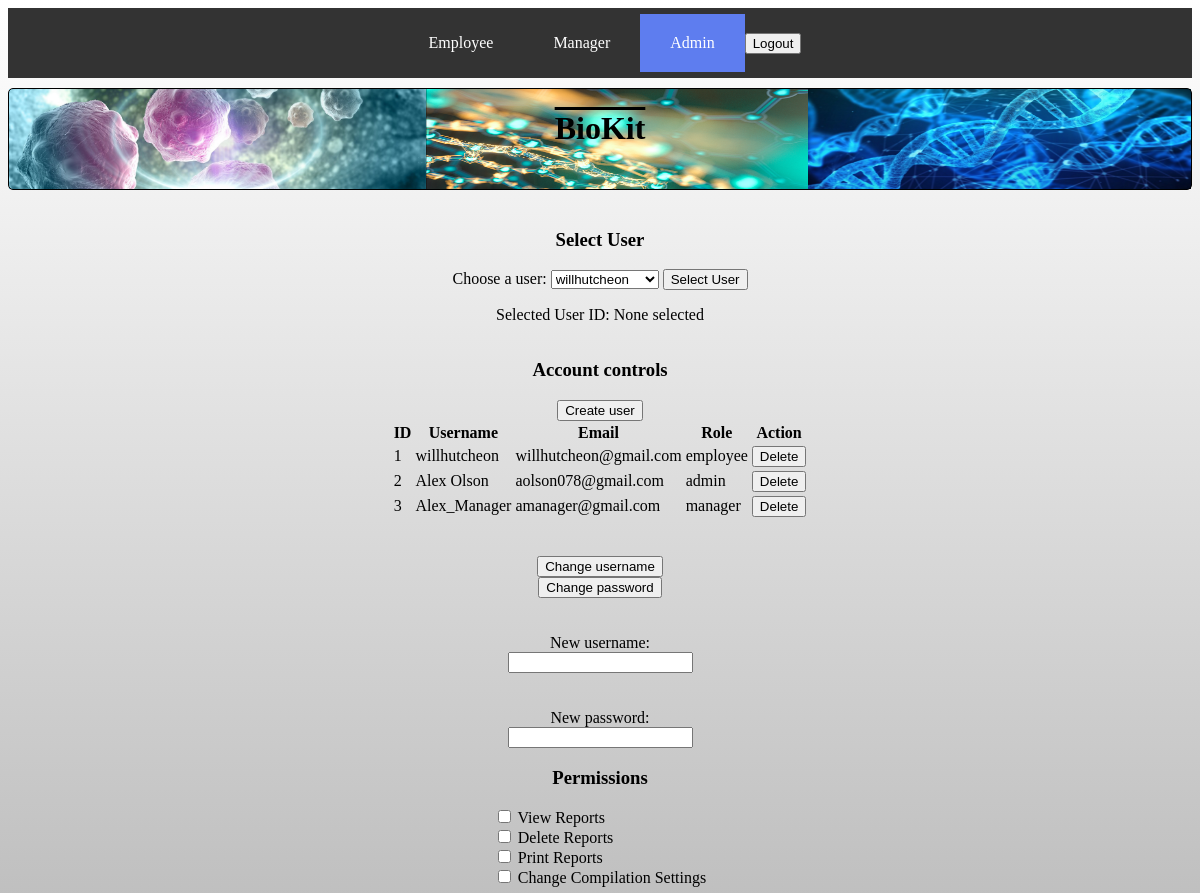
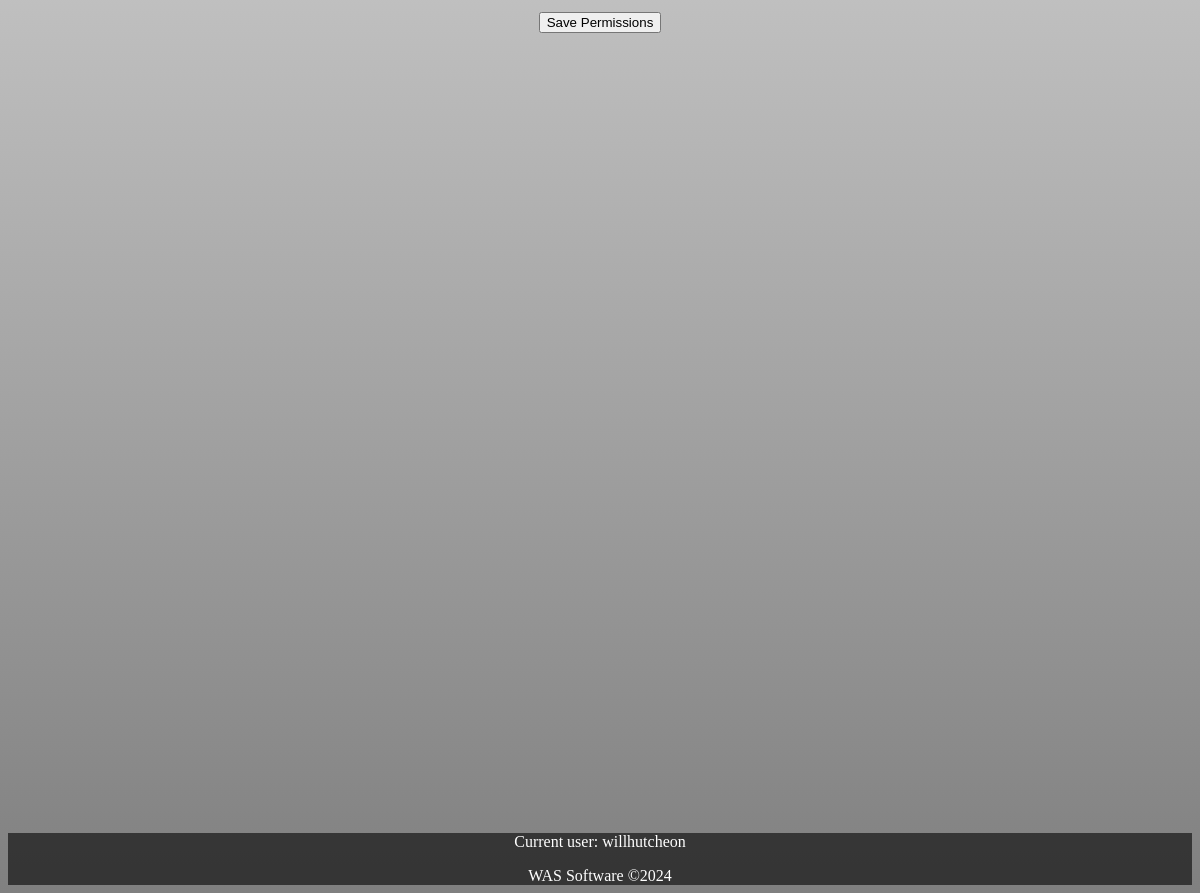
The app's page /admin.html/ (signed in) with its own data (2 pictures, top to bottom).
### models.py (models this page shows, shortened)
class User(UserMixin, db.Model):
	__tablename__ = 'user'
	id = db.Column(db.Integer, primary_key=True)
	username = db.Column(db.String(100), unique=True, nullable=False)
	email = db.Column(db.String(120), unique=True, nullable=False)
	password = db.Column(db.String(300), nullable=False, unique=True)
	role = db.Column(db.String(40), nullable=True)
	view_reports = db.Column(db.Boolean, default=False)
	delete_reports = db.Column(db.Boolean, default=False)
	print_reports = db.Column(db.Boolean, default=False)
	change_reports = db.Column(db.Boolean, default=False)

### routes.py (the view)
@app.route('/admin.html/', methods=("GET", "POST"), strict_slashes=False)
def admin():
	users = User.query.all()
	return render_template('admin.html', title="Admin", users=users, active_page='admin')

### routes.py (called while the page is built)
@login_manager.user_loader
def load_user(user_id):
	return User.query.get(int(user_id))

### templates/admin.html (shortened to what this page needs)
{% extends "base.html" %}
{% block content %}
<section class="admin-page">
    <div class="employee-search">
        <h3>Select User</h3>
        <form id="select-user-form">
            <label for="user-dropdown">Choose a user:</label>
            <select id="user-dropdown" name="user">
                {% for user in users %}
                <option value="{{ user.id }}">{{ user.username }}</option>
                {% endfor %}
            </select>
            <button>Select User</button>
        </form>
    </div>
    <p>Selected User ID: <span class="user-id">None selected</span></p>
    <h3>Account controls</h3>
    <a href="/register">
        <button type="button" id="create-user-button">Create user</button>
    </a>
    <table>
        <thead>
            <tr>
                <th>ID</th>
                <th>Username</th>
                <th>Email</th>
                <th>Role</th>
                <th>Action</th>
            </tr>
        </thead>
        <tbody>
            {% for user in users %}
            <tr>
                <td>{{ user.id }}</td>
                <td>{{ user.username }}</td>
                <td>{{ user.email }}</td>
                <td>{{ user.role }}</td>
                <td>
                    <form action="/delete_user/{{ user.id }}" method="post">
                        <button class="btn btn-danger delete-btn" type="submit" data-userid="{{ user.id }}">Delete</button>
                    </form>
                </td>
            </tr>
            {% endfor %}
        </tbody>
    </table>
    <br><br>
    <button type="button" id="change-username-button" onclick="changeUsername()">Change username</button>
    <button type="button" id="change-password-button" onclick="changePassword()">Change password</button>
    <br><br>
    <label for="usernameInput">New username: </label>
    <input type="text" name="usernameInput" id="usernameInput">
    <br><br>
    <label for="passwordInput">New password: </label>
    <input type="text" name="passwordInput" id="passwordInput">
    <h3>Permissions</h3>
    <form action="/update_permissions" method="post">
        <label>
            <input type="checkbox" name="viewReports"> View Reports
        </label>
        <br>
        <label>
            <input type="checkbox" name="deleteReports"> Delete Reports
        </label>
        <br>
        <label>
            <input type="checkbox" name="printReports"> Print Reports
        </label>
        <br>
        <label>
            <input type="checkbox" name="changeSettings"> Change Compilation Settings
        </label>
        <br>
        <br>
        <div style="text-align:center">
            <button type="submit">Save Permissions</button>
        </div>
    </form>
</section>
{% endblock %}

### templates/base.html (shortened to what this page needs)
<!DOCTYPE html>
<html lang="en">
<head>
    <link rel="stylesheet" href="../static/styles/styles.css">
</head>
<body>
<header>
    <div class="navbar-container">
        <div class="navbar">
            <a href="/employee.html" {% if active_page== 'employee' %}class="active"{% endif %}>Employee</a>
            <a href="/manager.html" {% if active_page== 'manager' %}class="active"{% endif %}>Manager</a>
            <a href="/admin.html" {% if active_page== 'admin' %}class="active"{% endif %}>Admin</a>
            <button type="button" onclick="logout()">Logout</button>
        </div>
    </div>
    <div class="flex-container">
        <img src="../static/images/cells0.jpg" alt="BioHeader0">
        <img src="../static/images/cell-and-molecular-biology.png" alt="BioHeader1">
        <img src="../static/images/dna0.jpg" alt="BioHeader2">
        <h1>BioKit</h1>
    </div>
</header>
<main>
    {% block content %}
    {% endblock %}
</main>
<footer>
    <div>{% if current_user.is_authenticated %}
        <p>Current user: {{ current_user.username }}</p>
        {% else %}
        <p><a href="{{ url_for('login') }}">Login</a></p>
        {% endif %}
    </div>
    WAS Software &copy;2024
</footer>
</body>
</html>

### static/styles/styles.css (style rules this page uses)
html { background: linear-gradient(to bottom, white, grey); }
.flex-container { display: flex; justify-content: center; border: 1px solid black; border-radius: 5px; margin-top: 10px; }
.flex-container img { width: 100%; height: 100px; z-index: -1; }
.flex-container h1 { position: absolute; text-decoration: overline; }
footer { background-color: rgba(0, 0, 0, 0.59); color: white; text-align: center; margin-top: 100vh; }
.navbar-container { background-color: #333333; width: 100%; }
.navbar { height: 60px; display: flex; justify-content: center; align-items: center; padding: 5px 0px; margin: 0 auto; }
.navbar a { color: #fff; text-decoration: none; padding: 20px 30px; }
.active { background-color: rgb(94, 125, 239); }
.admin-page { display: flex; justify-content: center; align-items: center; width: auto; height: auto; margin-top: 10px; flex-flow: column; }
.employee-search { display: flex; justify-content: center; align-items: center; width: auto; height: auto; margin-top: 10px; flex-flow: column; }

### records on screen
User: id "1", username "willhutcheon", email "willhutcheon@gmail.com", role "employee"
User: id "2", username "Alex Olson", email "aolson078@gmail.com", role "admin"
User: id "3", username "Alex_Manager", email "amanager@gmail.com", role "manager"

### other values on screen
form field user "willhutcheon"
